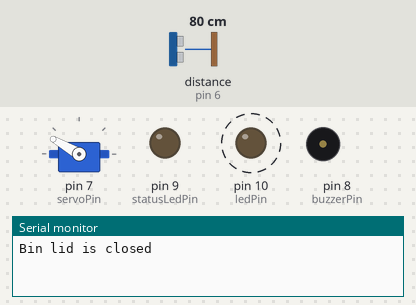
Simulated run of this sketch. Board: Arduino Uno, built with avr-gcc and run on an emulated ATmega328P. Parts: servo, output pins drawn as LEDs (lit = HIGH), buzzer (waves = sounding, pin HIGH), the last lines printed to the serial monitor. Wiring (inferred from the names in the program): ultrasonic range finder: trigger pin 5; echo pin 6. Dashed ring = blinking. The test bench sets the inputs (shaded band); at power-on: distance to the obstacle (sensor on pin 6) 80 cm. The echo pulse lasts 58.3 µs per cm; pins used as bus, display or sensor lines are not drawn.

Above: at 1.3 s.
1.4 s: distance to the obstacle (sensor on pin 6) set to 2 cm
At 2.72 s:
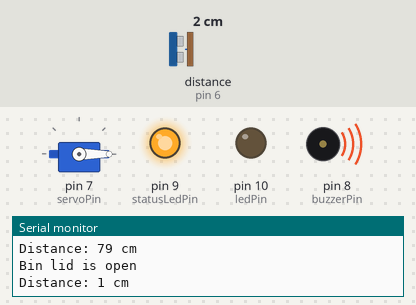
4.4 s: distance to the obstacle (sensor on pin 6) set to 13 cm
7.4 s: distance to the obstacle (sensor on pin 6) set to 17 cm
At 9.96 s:
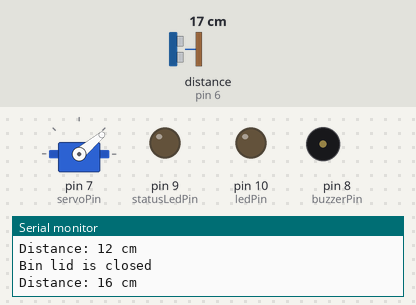
10.4 s: distance to the obstacle (sensor on pin 6) set to 4 cm
At 12.66 s:
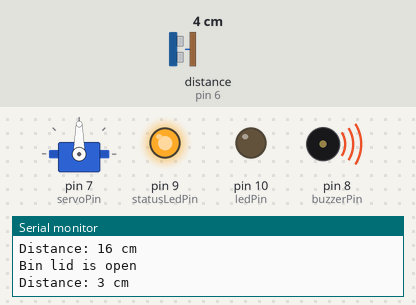
13.4 s: distance to the obstacle (sensor on pin 6) set to 299 cm
At 16.37 s:
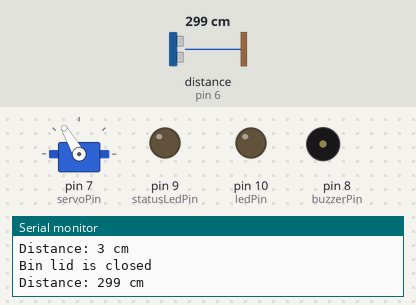
16.4 s: distance to the obstacle (sensor on pin 6) set to 9 cm
At 18.3 s:
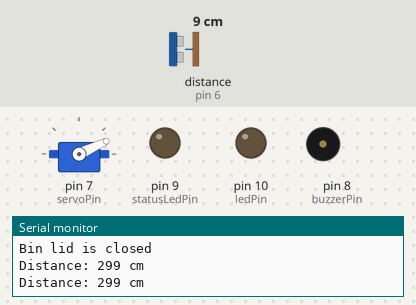
Timing chart, 0 to 20.4 s (numbered marks = the images above; inputs shaded):
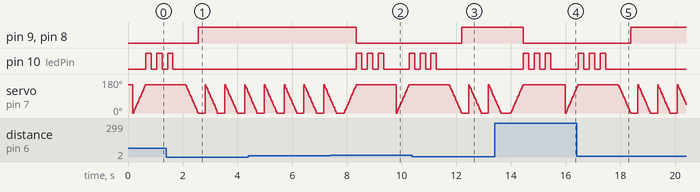

Measured:
- the behaviour switches between 15 and 16 cm on distance to the obstacle (sensor on pin 6) (found by bisection; images 1 and 2)
- after the input at 1.4 s, pin 9 (statusLedPin), pin 8 (buzzerPin): LOW → HIGH after 1.2 s; pin 10 (ledPin): goes on until 1.6 s, then stays LOW
- after the input at 7.4 s, pin 9 (statusLedPin), pin 8 (buzzerPin): HIGH → LOW after 0.95 s; pin 10 (ledPin): LOW → HIGH after 0.95 s, then repeats every 0.40 s: LOW 0.20 s, HIGH 0.20 s
- after the input at 10.4 s, pin 9 (statusLedPin), pin 8 (buzzerPin): LOW → HIGH after 1.8 s; pin 10 (ledPin): goes on until 11.3 s, then stays LOW
- after the input at 13.4 s, pin 9 (statusLedPin), pin 8 (buzzerPin): HIGH → LOW after 1.0 s; pin 10 (ledPin): alternates HIGH for 0.20 s and LOW for 0.20 s, 6 changes in all, then stays LOW, starting after 1.0 s
- after the input at 16.4 s, pin 9 (statusLedPin), pin 8 (buzzerPin): LOW → HIGH after 2.0 s; pin 10 (ledPin): goes on until 17.5 s, then stays LOW
- by itself, pin 10 (ledPin): alternates HIGH for 0.20 s and LOW for 0.20 s

The sketch:

Smart_bin.ino
```cpp
#include <Servo.h>   // Servo library

Servo servo;
const int trigPin = 5;
const int echoPin = 6;
const int servoPin = 7;
const int ledPin = 10;
const int statusLedPin = 9;
const int buzzerPin = 8;

long duration, dist;
long aver[5];  // Averaging for stability
bool binOpen = false;

void setup() {
    Serial.begin(9600);
    servo.attach(servoPin);
    pinMode(trigPin, OUTPUT);
    pinMode(echoPin, INPUT);
    pinMode(ledPin, OUTPUT);
    pinMode(statusLedPin, OUTPUT);
    pinMode(buzzerPin, OUTPUT);
    servo.write(150);
    delay(100);
    Serial.println("Bin lid is closed");
}

long getDistance() {
    digitalWrite(trigPin, LOW);
    delayMicroseconds(5);
    digitalWrite(trigPin, HIGH);
    delayMicroseconds(15);
    digitalWrite(trigPin, LOW);
    duration = pulseIn(echoPin, HIGH);
    return (duration / 2) / 29.1;
}

void loop() {
    for (int i = 0; i < 5; i++) {
        aver[i] = getDistance();
        delay(10);
    }
    dist = (aver[0] + aver[1] + aver[2] + aver[3] + aver[4]) / 5;

    if (dist < 15) {
        for (int pos = 150; pos >= 0; pos -= 5) {
            servo.write(pos);
            delay(15);
        }
        digitalWrite(ledPin, LOW);
        digitalWrite(statusLedPin, HIGH);
        digitalWrite(buzzerPin, HIGH);

        if (!binOpen) {
            Serial.println("Bin lid is open");
            binOpen = true;
        }
    } else {
        for (int pos = 0; pos <= 150; pos += 5) {
            servo.write(pos);
            delay(15);
        }
        digitalWrite(statusLedPin, LOW);
        digitalWrite(buzzerPin, LOW);

        if (binOpen) {
            Serial.println("Bin lid is closed");
            binOpen = false;
        }
        for (int i = 0; i < 3; i++) {
            digitalWrite(ledPin, HIGH);
            delay(200);
            digitalWrite(ledPin, LOW);
            delay(200);
        }
    }
    Serial.print("Distance: ");
    Serial.print(dist);
    Serial.println(" cm");
    delay(200);
}
```
